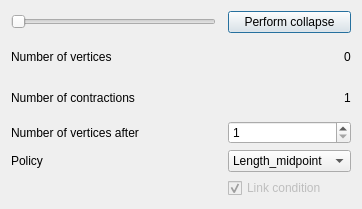
<?xml version="1.0" encoding="UTF-8"?>
<ui version="4.0">
 <class>MenuEdgeContraction</class>
 <widget class="QDialog" name="MenuEdgeContraction">
  <property name="geometry">
   <rect>
    <x>0</x>
    <y>0</y>
    <width>362</width>
    <height>209</height>
   </rect>
  </property>
  <property name="windowTitle">
   <string>Edge contraction</string>
  </property>
  <layout class="QGridLayout" name="gridLayout">
   <item row="5" column="2">
    <widget class="QSpinBox" name="spinBox_nb_remaining_vertices">
     <property name="minimum">
      <number>1</number>
     </property>
     <property name="maximum">
      <number>999999999</number>
     </property>
     <property name="value">
      <number>1</number>
     </property>
    </widget>
   </item>
   <item row="7" column="2">
    <widget class="QCheckBox" name="checkBox_link_condition">
     <property name="enabled">
      <bool>false</bool>
     </property>
     <property name="text">
      <string>Link condition</string>
     </property>
     <property name="checked">
      <bool>true</bool>
     </property>
    </widget>
   </item>
   <item row="3" column="2" alignment="Qt::AlignRight">
    <widget class="QLabel" name="txt_nb_collapses">
     <property name="text">
      <string>1</string>
     </property>
    </widget>
   </item>
   <item row="6" column="0">
    <widget class="QLabel" name="label">
     <property name="text">
      <string>Policy</string>
     </property>
    </widget>
   </item>
   <item row="6" column="2">
    <widget class="QComboBox" name="m_simplificationMethod">
     <item>
      <property name="text">
       <string>Length_midpoint</string>
      </property>
     </item>
    </widget>
   </item>
   <item row="2" column="2" alignment="Qt::AlignRight">
    <widget class="QLabel" name="txt_nb_vertices">
     <property name="text">
      <string>0</string>
     </property>
    </widget>
   </item>
   <item row="2" column="0">
    <widget class="QLabel" name="label_5">
     <property name="text">
      <string>Number of vertices</string>
     </property>
    </widget>
   </item>
   <item row="3" column="0" colspan="2">
    <widget class="QLabel" name="label_3">
     <property name="text">
      <string>Number of contractions</string>
     </property>
    </widget>
   </item>
   <item row="5" column="0" colspan="2">
    <widget class="QLabel" name="label_4">
     <property name="text">
      <string>Number of vertices after </string>
     </property>
    </widget>
   </item>
   <item row="1" column="0">
    <widget class="QSlider" name="horizontalSlider">
     <property name="minimum">
      <number>0</number>
     </property>
     <property name="maximum">
      <number>100</number>
     </property>
     <property name="orientation">
      <enum>Qt::Horizontal</enum>
     </property>
    </widget>
   </item>
   <item row="1" column="2">
    <widget class="QPushButton" name="pushButton_collapse">
     <property name="text">
      <string>Perform collapse</string>
     </property>
    </widget>
   </item>
  </layout>
 </widget>
 <resources/>
 <connections/>
</ui>
